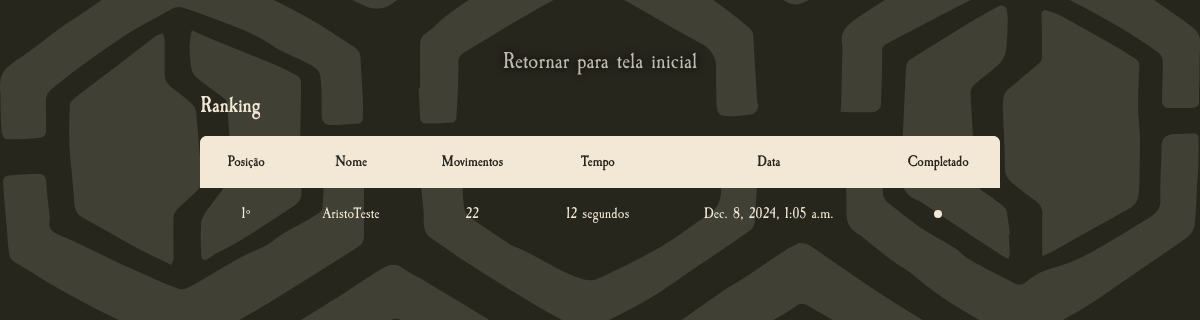
/ranking/, run on an earlier commit of the app's database.
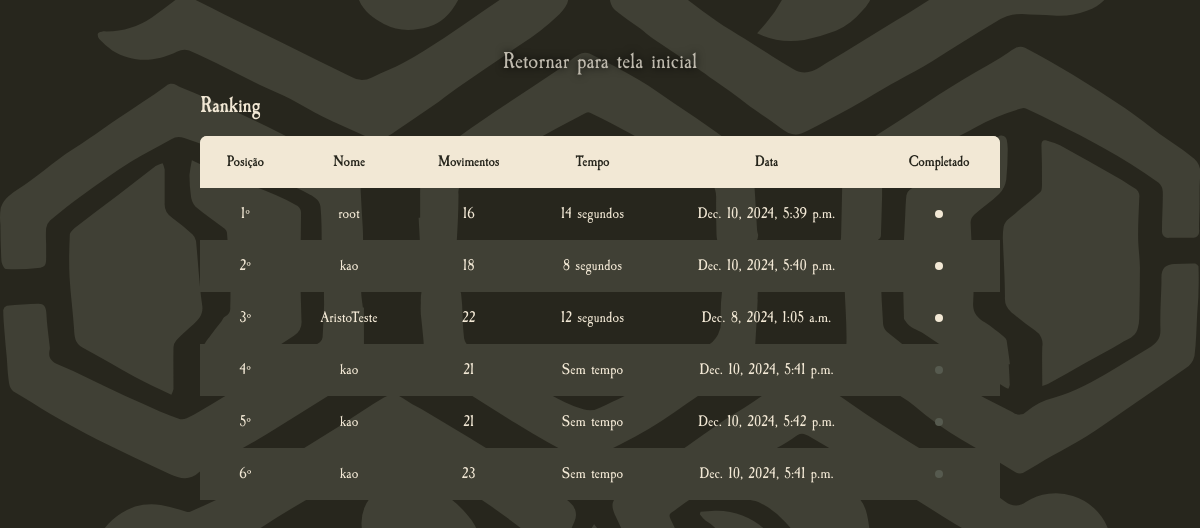
And on a later commit of the database.
### app/models.py (models this page shows)
class Plays(models.Model):
  username=models.CharField(max_length=100)
  flips_quantity=models.IntegerField()
  used_time=models.IntegerField()
  date=models.DateTimeField()
  has_completed=models.BooleanField()
  user = models.ForeignKey(auth.get_user_model(), on_delete=models.CASCADE)

### app/views.py (the view)
# urls.py: path('ranking/', views.ranking, name="ranking"),
def ranking(request):
  plays = Plays.objects.all().order_by("-has_completed", "flips_quantity", "-used_time", "date")
  return render(request, "ranking.html", {"plays": plays})

### app/templates/ranking.html (shortened to what this page needs)
{% load static %}
<!DOCTYPE html>
<html lang="pt-br">
  <head>
    <link
      rel="stylesheet"
      href="{% static './styles/sass/globals.min.css' %}"
    />
    <link
      rel="stylesheet"
      href="{% static './styles/sass/pages/ranking.min.css' %}"
    />
  </head>
  <body>
    <div class="app-wrapper">
      <section class="controllers">
        <div class="wrapper">
          <button type="button" id="home" class="clickable selectable">
            Retornar para tela inicial
          </button>
        </div>
      </section>
      <section class="rank">
        <div class="wrapper">
          <h2 class="title">Ranking</h2>
          <div class="box">
            <table>
              <thead>
                <tr>
                  <th>Posição</th>
                  <th>Nome</th>
                  <th>Movimentos</th>
                  <th>Tempo</th>
                  <th>Data</th>
                  <th>Completado</th>
                </tr>
              </thead>
              <tbody>
                {% for x in plays %}
                <tr>
                  <td>{{ forloop.counter }}º</td>
                  <td>{{x.username}}</td>
                  <td>{{x.flips_quantity}}</td>
                  <td>
                    {%if x.used_time >= 0%} {{x.used_time}} segundos {% else %}
                    Sem tempo {% endif %}
                  </td>
                  <td>{{x.date}}</td>
                  <td>
                    <div
                      class="dot {%if x.has_completed%} completed {% else %} uncompleted {% endif %}"
                    ></div>
                  </td>
                </tr>
                {% empty %}
                <tr>
                  <td colspan="6" class="noData">Sem dados</td>
                </tr>
                {% endfor %}
              </tbody>
            </table>
          </div>
        </div>
      </section>
    </div>
  </body>
</html>

What changed in the data, as far as the page shows it:
added Plays: username "root", flips_quantity "16", used_time "14", date "Dec. 10, 2024, 5:39 p.m.", has_completed True (drawn)
added Plays: username "kao", flips_quantity "18", used_time "8", date "Dec. 10, 2024, 5:40 p.m.", has_completed True (drawn)
added Plays: username "kao", flips_quantity "21", used_time "Sem tempo", date "Dec. 10, 2024, 5:41 p.m.", has_completed False (drawn)
added Plays: username "kao", flips_quantity "21", used_time "Sem tempo", date "Dec. 10, 2024, 5:42 p.m.", has_completed False (drawn)
added Plays: username "kao", flips_quantity "23", used_time "Sem tempo", date "Dec. 10, 2024, 5:41 p.m.", has_completed False (drawn)
